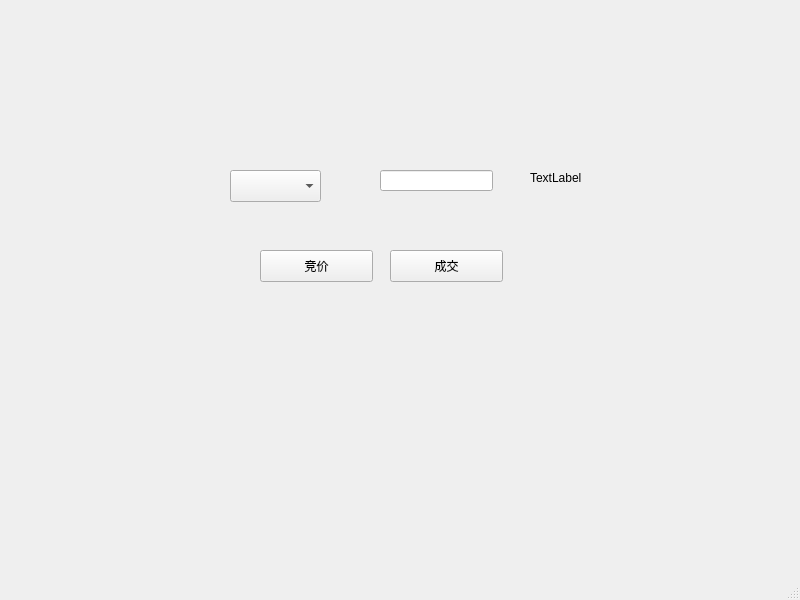
<?xml version="1.0" encoding="UTF-8"?>
<ui version="4.0">
 <class>MainWindow</class>
 <widget class="QMainWindow" name="MainWindow">
  <property name="geometry">
   <rect>
    <x>0</x>
    <y>0</y>
    <width>800</width>
    <height>600</height>
   </rect>
  </property>
  <property name="windowTitle">
   <string>MainWindow</string>
  </property>
  <widget class="QWidget" name="centralwidget">
   <widget class="QComboBox" name="comboBox">
    <property name="geometry">
     <rect>
      <x>230</x>
      <y>170</y>
      <width>91</width>
      <height>32</height>
     </rect>
    </property>
   </widget>
   <widget class="QPushButton" name="btn_bidding">
    <property name="geometry">
     <rect>
      <x>260</x>
      <y>250</y>
      <width>113</width>
      <height>32</height>
     </rect>
    </property>
    <property name="text">
     <string>竞价</string>
    </property>
   </widget>
   <widget class="QPushButton" name="btn_knockdown">
    <property name="geometry">
     <rect>
      <x>390</x>
      <y>250</y>
      <width>113</width>
      <height>32</height>
     </rect>
    </property>
    <property name="text">
     <string>成交</string>
    </property>
   </widget>
   <widget class="QLineEdit" name="lineEdit_num">
    <property name="geometry">
     <rect>
      <x>380</x>
      <y>170</y>
      <width>113</width>
      <height>21</height>
     </rect>
    </property>
   </widget>
   <widget class="QLabel" name="label">
    <property name="geometry">
     <rect>
      <x>530</x>
      <y>170</y>
      <width>59</width>
      <height>16</height>
     </rect>
    </property>
    <property name="text">
     <string>TextLabel</string>
    </property>
   </widget>
  </widget>
  <widget class="QMenuBar" name="menubar">
   <property name="geometry">
    <rect>
     <x>0</x>
     <y>0</y>
     <width>800</width>
     <height>22</height>
    </rect>
   </property>
  </widget>
  <widget class="QStatusBar" name="statusbar"/>
 </widget>
 <resources/>
 <connections/>
</ui>
